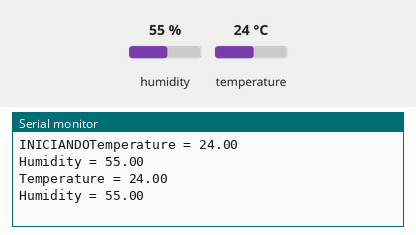
Bench run of a sketch on a simulated Arduino Uno, built with avr-gcc and run on an emulated ATmega328P. Parts: the last lines printed to the serial monitor. Inputs (shaded band) come from the test bench; at power-on: humidity 55 %, temperature 24 °C.

Above: at 4.8 s.
4.9 s: humidity set to 22 %
At 7.5 s:
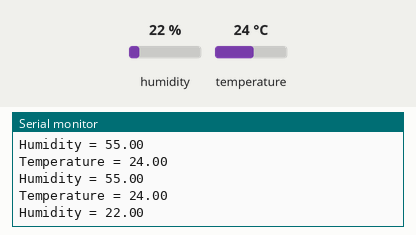
7.9 s: temperature set to 12 °C
At 8.7 s:
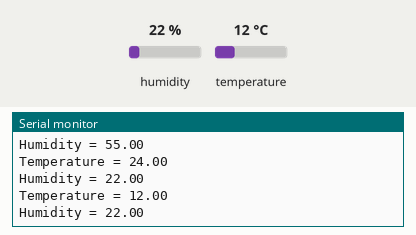
10.9 s: humidity set to 40 %
At 13.5 s:
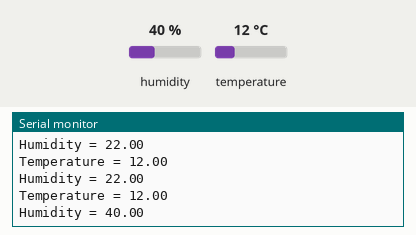
Timing chart, 0 to 15.0 s (numbered marks = the images above; inputs shaded):
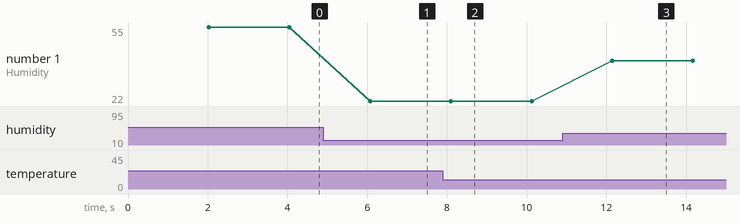

The sketch:

temperatura_humidade.ino
```cpp
#include "DHT.h"

#define DHT11_PIN 2
#define DHTTYPE DHT11

DHT dht(DHT11_PIN, DHTTYPE);


void setup(){
  Serial.begin(115200);
  Serial.print("INICIANDO");
  dht.begin();
}

void loop(){
  delay(2000);
  Serial.print("Temperature = ");
  float temperatura = dht.readTemperature();
  Serial.println(temperatura);
  Serial.print("Humidity = ");
  float humidade = dht.readHumidity();
  Serial.println(humidade);

}
```

Measured:
- after the input at 4.9 s, the serial monitor: prints a new line after 1.2 s (image 1)
- after the input at 7.9 s, the serial monitor: prints a new line after 0.17 s (image 2)
- after the input at 10.9 s, the serial monitor: prints a new line after 1.2 s (image 3)
- plotted number 1: 55 → 22 after the input at 4.9 s, 22 → 40 after the input at 10.9 s
